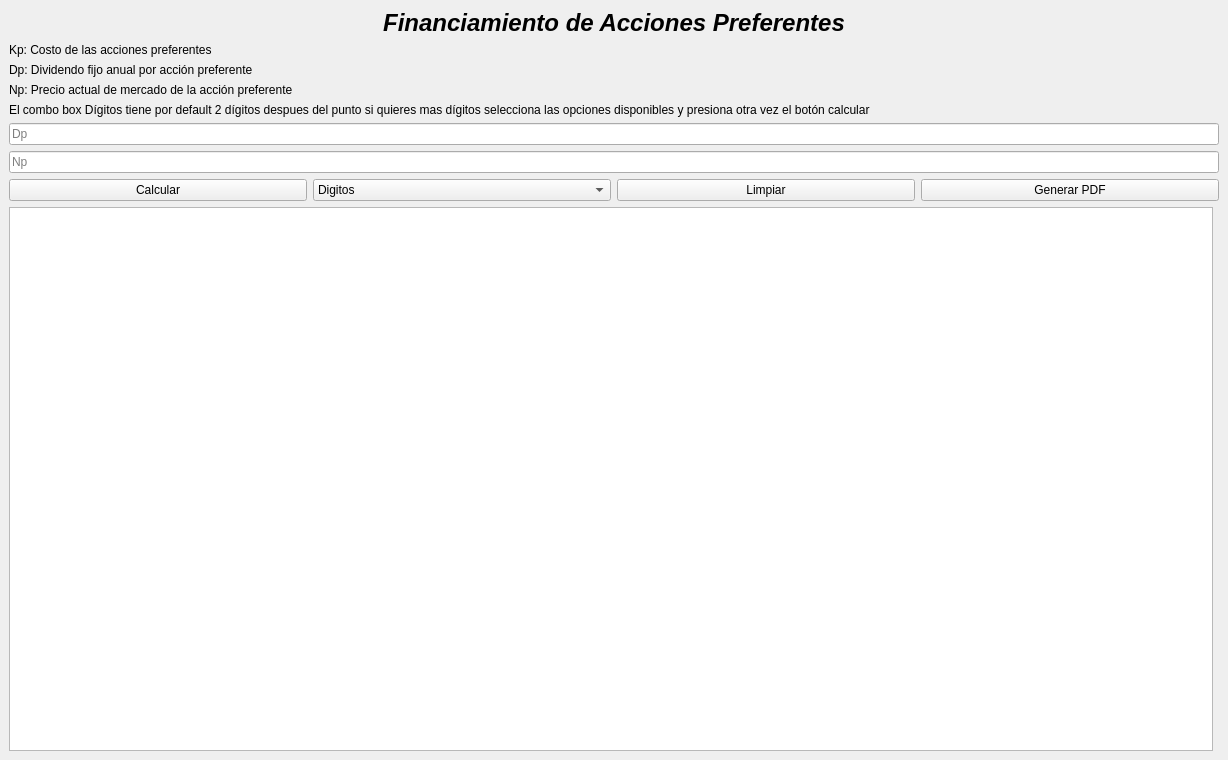
<?xml version="1.0" encoding="UTF-8"?>
<ui version="4.0">
 <class>MainWindow</class>
 <widget class="QMainWindow" name="MainWindow">
  <property name="windowModality">
   <enum>Qt::WindowModal</enum>
  </property>
  <property name="geometry">
   <rect>
    <x>0</x>
    <y>0</y>
    <width>1228</width>
    <height>760</height>
   </rect>
  </property>
  <property name="windowTitle">
   <string>Financiamiento de Accione Preferentes</string>
  </property>
  <property name="styleSheet">
   <string notr="true">font: 16pt &quot;Segoe UI&quot;;

width: 70%;</string>
  </property>
  <widget class="QWidget" name="centralwidget">
   <layout class="QVBoxLayout" name="verticalLayout">
    <item>
     <widget class="QLabel" name="label_title">
      <property name="font">
       <font>
        <family>Segoe UI</family>
        <pointsize>18</pointsize>
        <italic>true</italic>
        <bold>true</bold>
       </font>
      </property>
      <property name="styleSheet">
       <string notr="true">font: 700 italic 18pt &quot;Segoe UI&quot;;</string>
      </property>
      <property name="text">
       <string>Financiamiento de Acciones Preferentes</string>
      </property>
      <property name="alignment">
       <set>Qt::AlignCenter</set>
      </property>
     </widget>
    </item>

    <item>
     <widget class="QLabel" name="label">
      <property name="text">
       <string>Kp: Costo de las acciones preferentes</string>
      </property>
     </widget>
    </item>

    <item>
     <widget class="QLabel" name="label_2">
      <property name="text">
       <string>Dp: Dividendo fijo anual por acción preferente</string>
      </property>
     </widget>
    </item>

    <item>
     <widget class="QLabel" name="label_3">
      <property name="text">
       <string>Np: Precio actual de mercado de la acción preferente</string>
      </property>
     </widget>
    </item>

    <item>
     <widget class="QLabel" name="label_7">
      <property name="styleSheet">
       <string notr="true">font: 9pt &quot;Segoe UI&quot;;</string>
      </property>
      <property name="text">
       <string>El combo box Dígitos tiene por default 2 dígitos despues del punto si quieres mas dígitos selecciona las opciones disponibles y presiona otra vez el botón calcular</string>
      </property>
     </widget>
    </item>

    <item>
     <widget class="QLineEdit" name="txt_dp">
      <property name="placeholderText">
       <string>Dp</string>
      </property>
     </widget>
    </item>

    <item>
     <widget class="QLineEdit" name="txt_np">
      <property name="placeholderText">
       <string>Np</string>
      </property>
     </widget>
    </item>

    <item>
     <layout class="QHBoxLayout" name="horizontalLayout_2">
      <item>
       <widget class="QPushButton" name="btn_calcular">
        <property name="text">
         <string>Calcular</string>
        </property>
       </widget>
      </item>
      <item>
       <widget class="QComboBox" name="cb_digitos">
        <item>
         <property name="text">
          <string>Digitos</string>
         </property>
        </item>
        <item>
         <property name="text">
          <string>3</string>
         </property>
        </item>
        <item>
         <property name="text">
          <string>4</string>
         </property>
        </item>
        <item>
         <property name="text">
          <string>5</string>
         </property>
        </item>
        <item>
         <property name="text">
          <string>Todos</string>
         </property>
        </item>
       </widget>
      </item>
      <item>
       <widget class="QPushButton" name="btn_limpiar">
        <property name="text">
         <string>Limpiar</string>
        </property>
       </widget>
      </item>
      <item>
       <widget class="QPushButton" name="btn_generar_pdf">
        <property name="text">
         <string>Generar PDF</string>
        </property>
       </widget>
      </item>
     </layout>
    </item>

    <item>
     <layout class="QHBoxLayout" name="horizontalLayout">
      <item>
       <widget class="QTextBrowser" name="tb_resultado"/>
      </item>
      <item>
       <layout class="QVBoxLayout" name="verticalLayout_2">
        <item>
         <widget class="QWidget" name="widgetGrafico" native="true"/>
        </item>
       </layout>
      </item>

     </layout>
    </item>
   </layout>
  </widget>
 </widget>
 <resources/>
 <connections/>
</ui>
